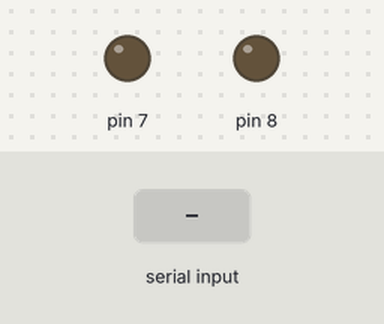
A sketch run on a simulated Arduino Uno, built with avr-gcc and run on an emulated ATmega328P. Parts: output pins drawn as LEDs (lit = HIGH). Inputs (shaded band) come from the test bench.

Above: at 1.2 s.
1.3 s: "1" received over Serial
At 1.6 s:
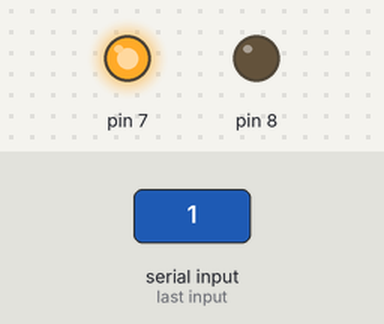
At 3.1 s:
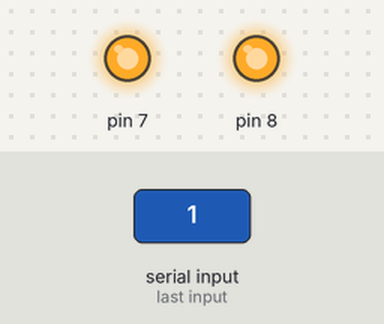
Timing chart, 0 to 4.6 s (numbered marks = the images above; inputs shaded):
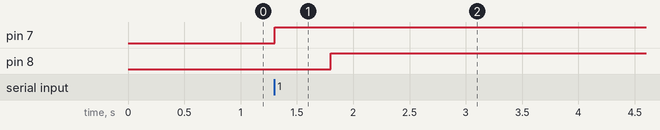

Measured:
- after the input at 1.3 s, pin 7: LOW → HIGH at once; pin 8: LOW → HIGH after 0.50 s

The sketch:

hackathon_original_arduino_code.ino
```cpp
int flag=0;
void setup()
{
  //pinMode(13,OUTPUT);
  //digitalWrite(13,LOW);
  pinMode(7,OUTPUT);
  pinMode(8,OUTPUT) ;
  Serial.begin(9600);
}

void loop()
{
  if(Serial.available() > 0)
  {
    if(Serial.read() == '1')
    { flag=1;}
    if(Serial.read()=='2')
    {flag=2;}}
    if(flag==1){
      digitalWrite(7,HIGH);
  delay(500);
  //digitalWrite(7, LOW);
  //delay(500);
  digitalWrite(8, HIGH);
  delay(500);
  //digitalWrite(8, LOW);
  //delay(500);
    }
    if(flag==2){
        setup();
    }


    else
    {
      digitalWrite(13,LOW);
    }
}
```
